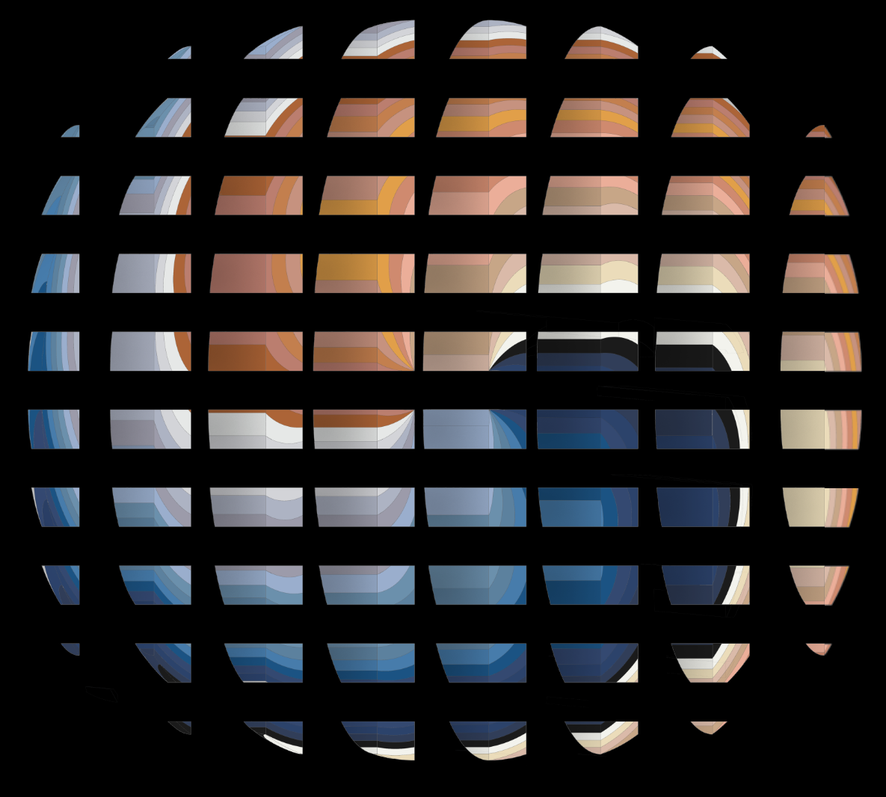
#> input picture crop.png, 886 x 797 px, shrunk from 1185 x 1066 before the run
$ jupyter execute --allow-errors first_approach.ipynb
#> lines starting #> are read from the running program, lines starting #| are printed output that depends on the picture; after the words box and inside, x2 and y2 are one past the last pixel; in counts of white or black regions, pixels touching at a corner belong together
[cell 1]
import os
import numpy as np
from skimage import measure, morphology
from skimage.io import imsave
from PIL import Image
import matplotlib.pyplot as plt
from IPython.display import display
from mpl_toolkits.axes_grid1.inset_locator import inset_axes
import os
from PIL import Image
from collections import Counter
from sklearn.cluster import KMeans

DEBUG = True

[cell 2]
def overlay_and_save_regions(img_path, x_pct, y_pct, area_threshold=5, output_dir='./output'):
    # Load the image
#> called with img_path = 'crop.png', area_threshold = 5, output_dir = './output'
    image = Image.open(img_path)
#> image is the input picture: PIL image 886x797 RGBA; mean R, G, B, A 39.8, 37.4, 37.4, 255
    image_array = np.array(image)

    # Ensure output directory exists
    if not os.path.exists(output_dir):
        os.makedirs(output_dir)

    # Adjust for images with an alpha channel
    if image_array.shape[2] == 4:  # If RGBA, convert to RGB
        image_array = image_array[:, :, :3]

    # Convert to grayscale and create a binary mask
    grayscale = np.mean(image_array[:, :, :3], axis=2)
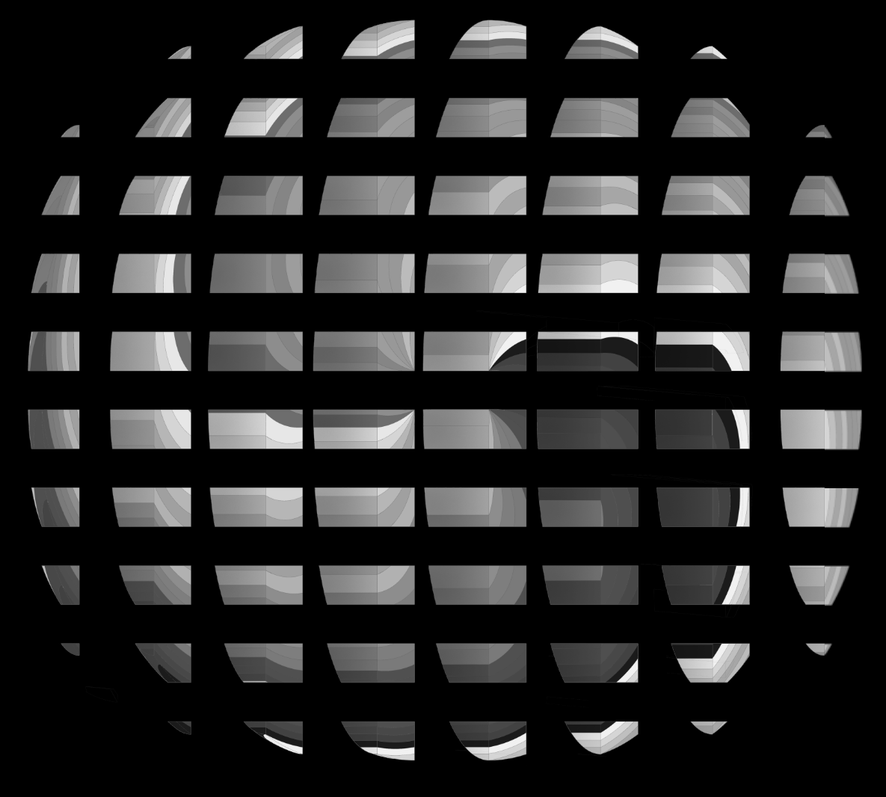
#> grayscale: shape (797, 886) float64; min 0, max 255, mean 38.2
    mask = grayscale > 15  # Adjust the threshold as needed
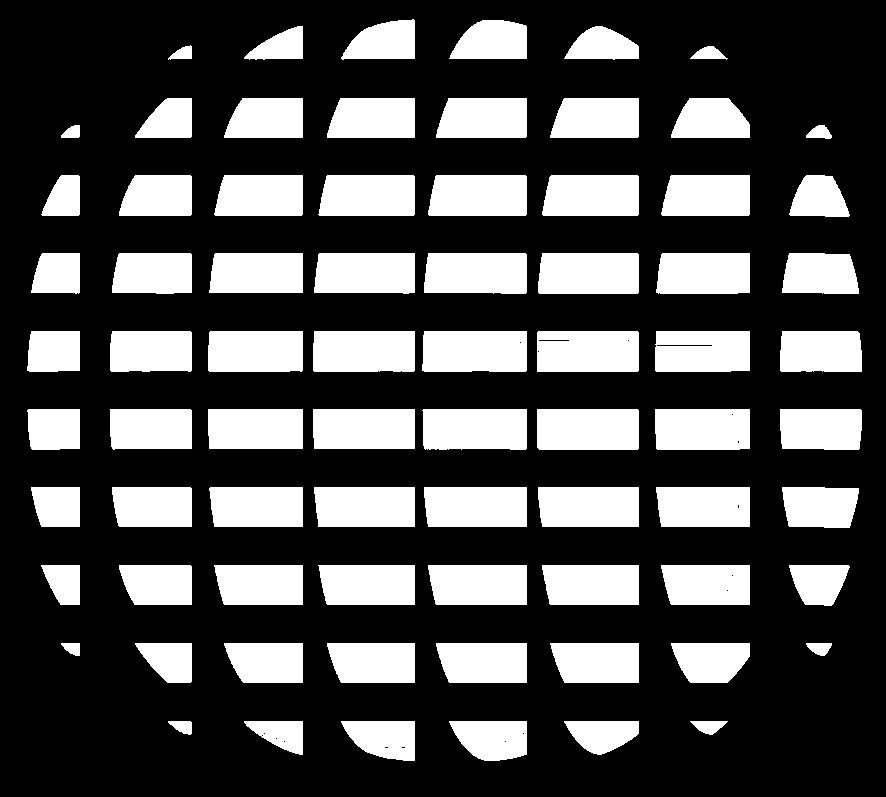
#> mask: shape (797, 886) bool; 30% white; 76 white regions, largest, box (x1, y1, x2, y2) and area: (422, 331, 527, 372) 4247, (422, 409, 527, 450) 4190, (537, 409, 639, 450) 4177

    # Remove small objects from the mask
    mask_cleaned = morphology.remove_small_objects(mask, min_size=area_threshold)

    # Label the cleaned mask
    labeled_mask, _ = measure.label(mask_cleaned, background=0, return_num=True)
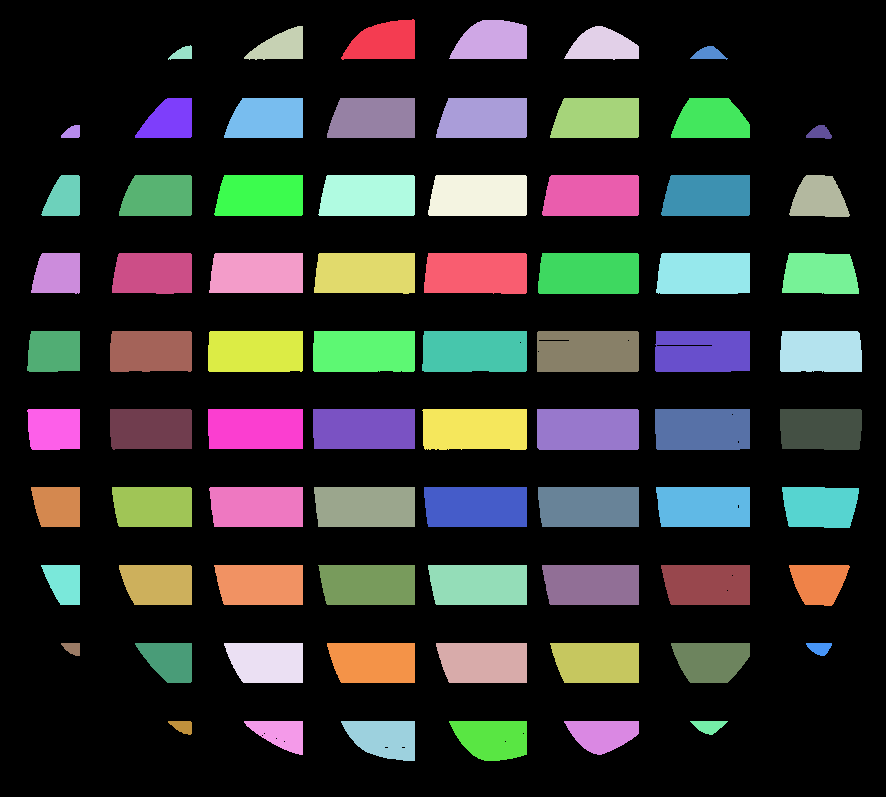
#> labeled_mask: shape (797, 886) int32; 77 distinct labels, from 0 to 76; one colour per label, 0 black

    # Prepare the image for drawing
    fig, ax = plt.subplots(figsize=(10, 8))
    ax.imshow(image_array)

    # Image dimensions
    height, width = image_array.shape[:2]

    # Draw the grid
    for x_pct in x_pct:
        ax.axvline(x=x_pct / 100 * width, color='red', linestyle='--')
    for y_pct in y_pct:
        ax.axhline(y=y_pct / 100 * height, color='red', linestyle='--')

    # Dictionary to store region images
    region_images = {}

    # Process each region
    for region in measure.regionprops(labeled_mask):
        centroid_y, centroid_x = region.centroid
        # Determine grid cell for the centroid
        x_grid = [x / 100 * width for x in x_pct]
        y_grid = [y / 100 * height for y in y_pct]
        x_bounds = [0] + x_grid + [width]
        y_bounds = [0] + y_grid + [height]

        for i in range(len(x_bounds) - 1):
            for j in range(len(y_bounds) - 1):
                if x_bounds[i] <= centroid_x < x_bounds[i + 1] and y_bounds[j] <= centroid_y < y_bounds[j + 1]:
                    label = f'{chr(65 + i)}{j + 1}'  # Label as A1, B2, etc.
                    ax.text(centroid_x, centroid_y, label, color='blue', ha='center', va='center')

                    # Extract and save the region image
                    minr, minc, maxr, maxc = region.bbox
                    region_image = image_array[minr:maxr, minc:maxc]
                    region_images[label] = region_image

                    # Display the region image
                    if DEBUG:
                        print(label)
                        display(Image.fromarray(region_image))

                    # Save the region image to file
                    with Image.fromarray(region_image) as img:
                        img.save(f'temp/{label}.png')
                        pass
                    break

    ax.axis('off')
    plt.show()

    return region_images


# Updated grid lines based on manual adjustments
x_percent = [10, 22, 35, 47, 60, 73, 85]
y_percent = [10, 20, 30, 40, 50, 60, 70, 80, 88]

# Call the function and receive the cropped regions
#> (the rest of this cell did not finish here and is left out)

$ run again, with origin.png copied over crop.png
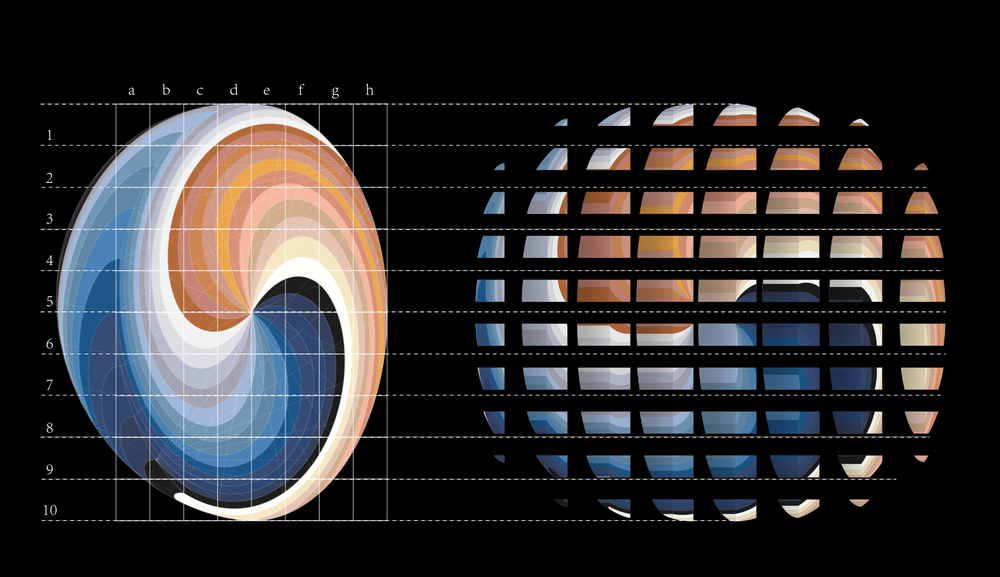
#> input picture origin.png, 1000 x 577 px, shrunk from 2373 x 1369 before the run
#> in overlay_and_save_regions, image is the input picture: PIL image 1000x577 RGBA; mean R, G, B, A 46.3, 44.8, 45.8, 255
#> in overlay_and_save_regions, `mask = grayscale > 15`:
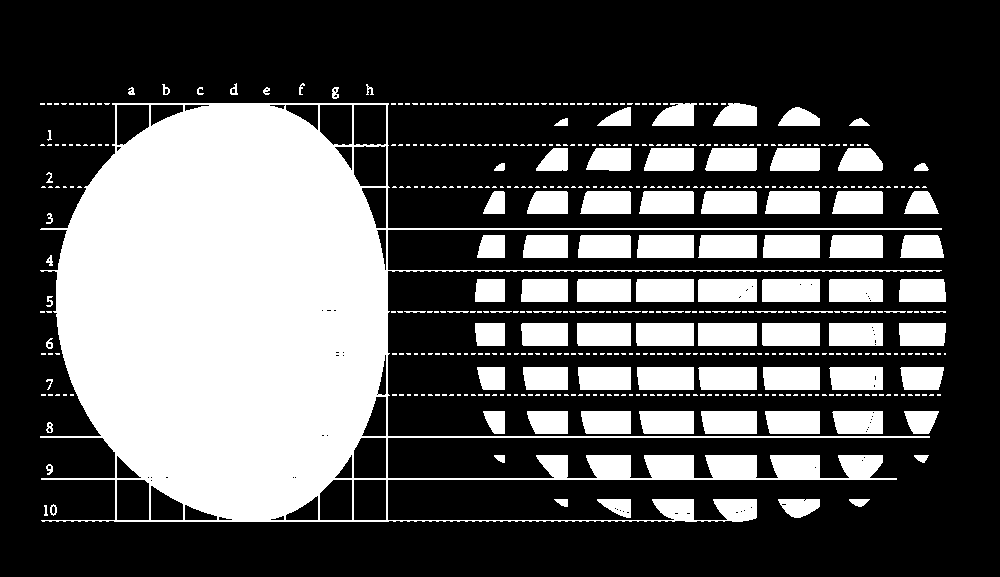
#> mask: shape (577, 1000) bool; 33.1% white; 515 white regions (414 under 20 px), largest, box (x1, y1, x2, y2) and area: (40, 103, 942, 522) 124332, (698, 323, 757, 346) 1357, (698, 279, 757, 302) 1351
#> in overlay_and_save_regions, `labeled_mask, _ = measure.label(mask_cleaned, background=0, return_num..`:
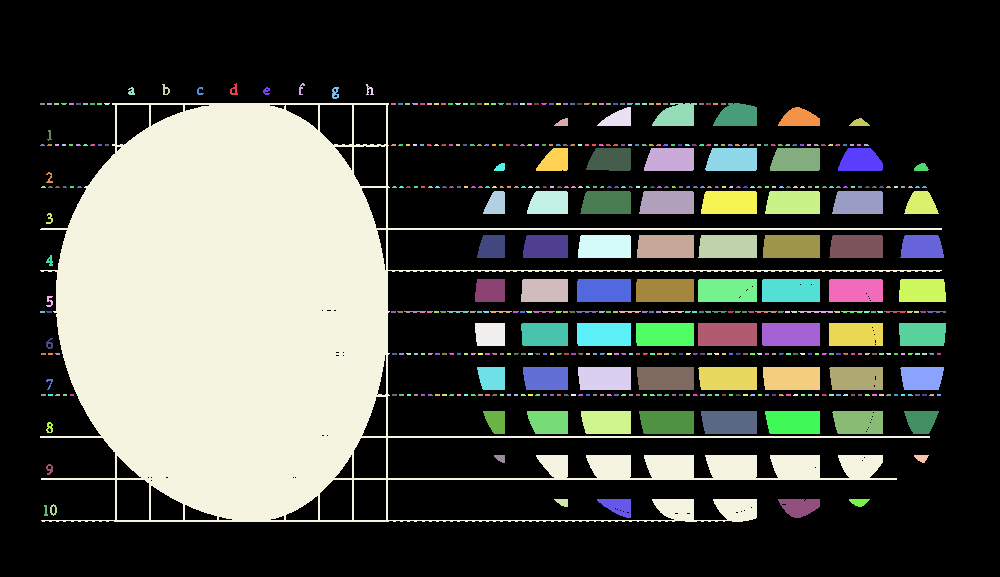
#> labeled_mask: shape (577, 1000) int32; 515 distinct labels, from 0 to 514; one colour per label, 0 black
